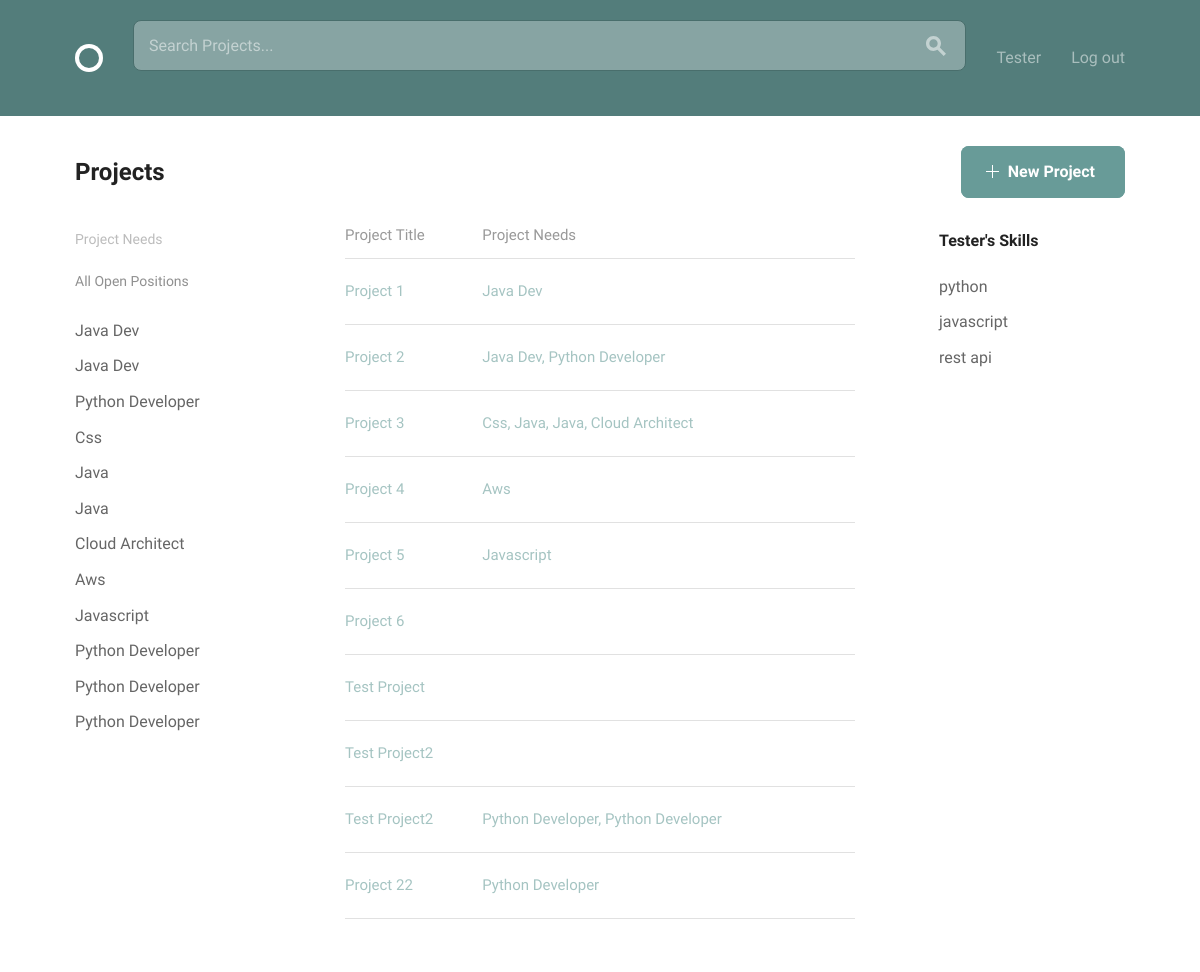
/home/ (signed in), run on an earlier commit of the app's database.
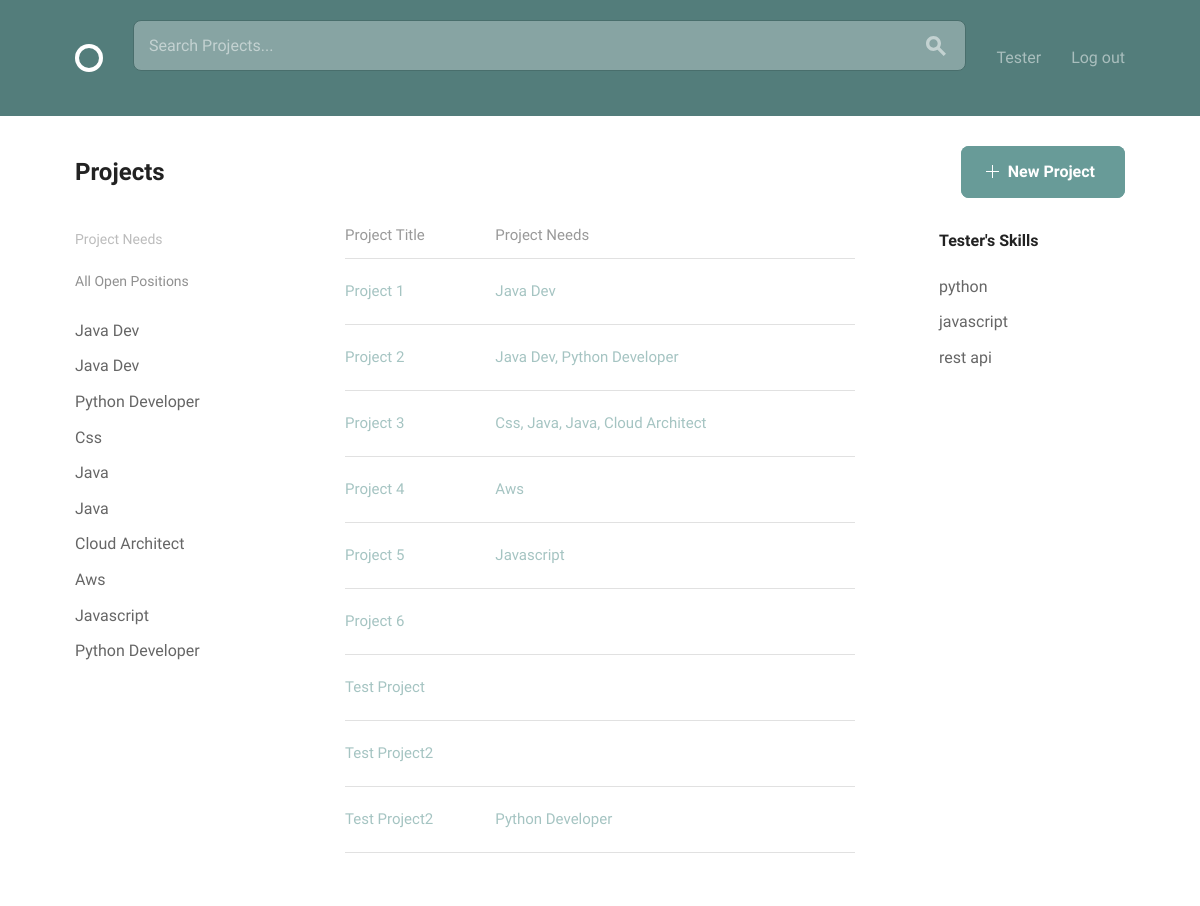
And on a later commit of the database.
### projects/models.py (models this page shows, shortened)
class Positions(models.Model):
    project = models.ForeignKey(Projects, on_delete=models.CASCADE, related_name='positions')
    name = models.CharField(max_length=150, default='')
    description = models.TextField(default='')
    filled = models.BooleanField(default=False)
    def __str__(self):
        return '{}'.format(self.name.title())

class Projects(models.Model):
    owner = models.ForeignKey(User, related_name='project', on_delete=models.CASCADE, null=True)
    title = models.CharField(max_length=150, default='')
    description = models.TextField(default='')
    requirements = models.TextField(default='')
    time_estimate = models.TextField(default='')
    recruited = models.BooleanField(default=False)
    completed = models.BooleanField(default=False)
    @property
    def open_positions(self):
        return self.positions.exclude(filled=True)

### accounts/models.py (models this page shows)
class Skills(models.Model):
    profile = models.ForeignKey(Profile, on_delete=models.CASCADE)
    skills = models.CharField(max_length=15, default='')
    def __str__(self):
        return self.skills

### social_builder/views.py (the view)
# urls.py: url(r'^home/$', views.Home.as_view(), name='home'),
class Home(LoginRequiredMixin, ListView):
    model = Projects
    template_name = 'index.html'
    context_object_name = 'project_home'
    def get_queryset(self):
        queryset = super().get_queryset()
        search_term = self.request.GET.get('s')
        if search_term:
            queryset = queryset.filter(
                Q(title__icontains=search_term) |
                Q(description__icontains=search_term)
            )
        return queryset
    def get_context_data(self, **kwargs):
        context = super().get_context_data(**kwargs)
        position = self.kwargs.get('title')
        context['position'] = position
        context['skills'] = Profile.objects.get(user=self.request.user)
        return context

### templates/index.html (shortened to what this page needs)
{% extends 'registration/registration_base.html' %}
{% load static from staticfiles %}
{% block content %}
  <div class="bounds circle--page">
    <div class="circle--page--header circle--fluid">
      <div class="circle--fluid--cell circle--fluid--primary">
        <h2>Projects</h2>
      </div>
      <div class="circle--fluid--cell circle--fluid--secondary">
          {% if user.is_authenticated  %}
          <a class="button button-primary icon-on-left" href="{% url 'projects:create_project' %}">
          <svg version="1.1" xmlns="http://www.w3.org/2000/svg" xmlns:xlink="http://www.w3.org/1999/xlink" x="0px" y="0px" viewBox="0 0 13 13" style="enable-background:new 0 0 13 13;" xml:space="preserve" class="add">
            <polygon points="7,6 7,0 6,0 6,6 0,6 0,7 6,7 6,13 7,13 7,7 13,7 13,6 "/>
          </svg>
          New Project
        </a>
          {% endif %}
      </div>
    </div>
    <div class="grid-25">
      <div class="circle--filter circle--secondary--module">
        <h4>Project Needs</h4>
        <ul class="circle--filter--list">
            <p><a href="{% url 'home' %}">All Open Positions</a> </p>
            {% if project_home %}
                {% for project in project_home %}
          {% if project.open_positions %}
                {% for pos in project.open_positions %}
              <li class="clickable-row" data-href="{% url 'jobs' title=pos %}">{{ pos }}</li>
                    {% endfor %}
                {% endif %}
                {% endfor %}
            {% endif %}
        </ul>
      </div>
    </div>
    <div class="grid-50">
      <table class="u-full-width circle--table">
        <thead>
          <tr>
            <th>Project Title</th>
            <th class="circle--cell--right">Project Needs</th>
          </tr>
        </thead>
        <tbody>
        {% if project_home %}
        {% for project in project_home %}
          <tr class="clickable-row" data-href="{% url 'projects:detail' pk=project.pk %}">
            <td>
                {{ project.title|title }}
            </td>
            <td class="circle--cell--right">
                {% if project.open_positions %}
                    {{ project.open_positions|join:", " }}
                {% endif %}
            </td>
          </tr>
        {% endfor %}
        {% endif %}
        </tbody>
      </table>
    </div>
    <div class="grid-25 grid-push-5">
    <div class="circle--secondary--module">
      <ul class="circle--filter--list">
      {% if user.is_authenticated %}
      <h4>{{ user|title }}'s Skills</h4>
          {% for skill in skills.skills_set.all %}
          <li class="clickable-row" data-href="{% url 'skills' skill=skill %}">{{ skill }}</li>
          {% endfor %}
      {% endif %}
      </ul>
      </div>
    </div>
  </div>
{% endblock %}

What changed in the data, as far as the page shows it:
removed Positions: name "Python Developer", shown under Projects "Test Project2"
removed Projects: title "Project 22", open_positions "Python Developer"
removed Positions: name "Python Developer"
computed for Projects: open_positions "Python Developer, Python Developer" → "Python Developer"
